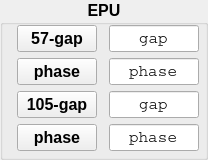
         <widget class="QGroupBox" name="groupBox_EPU">
          <property name="sizePolicy">
           <sizepolicy hsizetype="Preferred" vsizetype="Preferred">
            <horstretch>0</horstretch>
            <verstretch>0</verstretch>
           </sizepolicy>
          </property>
          <property name="font">
           <font>
            <pointsize>12</pointsize>
            <weight>75</weight>
            <bold>true</bold>
            <kerning>true</kerning>
           </font>
          </property>
          <property name="title">
           <string>EPU</string>
          </property>
          <property name="alignment">
           <set>Qt::AlignHCenter|Qt::AlignTop</set>
          </property>
          <widget class="QLineEdit" name="lineEdit_EPU57_gap">
           <property name="geometry">
            <rect>
             <x>109</x>
             <y>25</y>
             <width>90</width>
             <height>27</height>
            </rect>
           </property>
           <property name="sizePolicy">
            <sizepolicy hsizetype="Fixed" vsizetype="Fixed">
             <horstretch>0</horstretch>
             <verstretch>0</verstretch>
            </sizepolicy>
           </property>
           <property name="font">
            <font>
             <family>Courier</family>
             <pointsize>12</pointsize>
             <weight>50</weight>
             <bold>false</bold>
            </font>
           </property>
           <property name="statusTip">
            <string>optic 1</string>
           </property>
           <property name="whatsThis">
            <string>first optic title</string>
           </property>
           <property name="text">
            <string>gap</string>
           </property>
           <property name="alignment">
            <set>Qt::AlignCenter</set>
           </property>
          </widget>
          <widget class="QPushButton" name="pushButton_EPU57_gap">
           <property name="geometry">
            <rect>
             <x>17</x>
             <y>25</y>
             <width>80</width>
             <height>27</height>
            </rect>
           </property>
           <property name="sizePolicy">
            <sizepolicy hsizetype="Fixed" vsizetype="Fixed">
             <horstretch>0</horstretch>
             <verstretch>0</verstretch>
            </sizepolicy>
           </property>
           <property name="font">
            <font>
             <weight>75</weight>
             <bold>true</bold>
            </font>
           </property>
           <property name="text">
            <string>57-gap</string>
           </property>
          </widget>
          <widget class="QLineEdit" name="lineEdit_EPU57_phase">
           <property name="geometry">
            <rect>
             <x>109</x>
             <y>58</y>
             <width>90</width>
             <height>27</height>
            </rect>
           </property>
           <property name="sizePolicy">
            <sizepolicy hsizetype="Fixed" vsizetype="Fixed">
             <horstretch>0</horstretch>
             <verstretch>0</verstretch>
            </sizepolicy>
           </property>
           <property name="font">
            <font>
             <family>Courier</family>
             <pointsize>12</pointsize>
             <weight>50</weight>
             <bold>false</bold>
            </font>
           </property>
           <property name="statusTip">
            <string>optic 1</string>
           </property>
           <property name="whatsThis">
            <string>first optic title</string>
           </property>
           <property name="text">
            <string>phase</string>
           </property>
           <property name="alignment">
            <set>Qt::AlignCenter</set>
           </property>
          </widget>
          <widget class="QLineEdit" name="lineEdit_EPU105_gap">
           <property name="enabled">
            <bool>true</bool>
           </property>
           <property name="geometry">
            <rect>
             <x>109</x>
             <y>91</y>
             <width>90</width>
             <height>27</height>
            </rect>
           </property>
           <property name="sizePolicy">
            <sizepolicy hsizetype="Fixed" vsizetype="Fixed">
             <horstretch>0</horstretch>
             <verstretch>0</verstretch>
            </sizepolicy>
           </property>
           <property name="font">
            <font>
             <family>Courier</family>
             <pointsize>12</pointsize>
             <weight>50</weight>
             <bold>false</bold>
            </font>
           </property>
           <property name="statusTip">
            <string>optic 1</string>
           </property>
           <property name="whatsThis">
            <string>first optic title</string>
           </property>
           <property name="text">
            <string>gap</string>
           </property>
           <property name="frame">
            <bool>true</bool>
           </property>
           <property name="alignment">
            <set>Qt::AlignCenter</set>
           </property>
           <property name="clearButtonEnabled">
            <bool>false</bool>
           </property>
          </widget>
          <widget class="QPushButton" name="pushButton_EPU57_phase">
           <property name="geometry">
            <rect>
             <x>17</x>
             <y>58</y>
             <width>80</width>
             <height>27</height>
            </rect>
           </property>
           <property name="sizePolicy">
            <sizepolicy hsizetype="Fixed" vsizetype="Fixed">
             <horstretch>0</horstretch>
             <verstretch>0</verstretch>
            </sizepolicy>
           </property>
           <property name="font">
            <font>
             <weight>75</weight>
             <bold>true</bold>
            </font>
           </property>
           <property name="text">
            <string>phase</string>
           </property>
          </widget>
          <widget class="QPushButton" name="pushButton_EPU105_gap">
           <property name="geometry">
            <rect>
             <x>17</x>
             <y>91</y>
             <width>80</width>
             <height>27</height>
            </rect>
           </property>
           <property name="sizePolicy">
            <sizepolicy hsizetype="Fixed" vsizetype="Fixed">
             <horstretch>0</horstretch>
             <verstretch>0</verstretch>
            </sizepolicy>
           </property>
           <property name="font">
            <font>
             <weight>75</weight>
             <bold>true</bold>
            </font>
           </property>
           <property name="text">
            <string>105-gap</string>
           </property>
          </widget>
          <widget class="QPushButton" name="pushButton_EPU105_phase">
           <property name="geometry">
            <rect>
             <x>17</x>
             <y>124</y>
             <width>80</width>
             <height>27</height>
            </rect>
           </property>
           <property name="sizePolicy">
            <sizepolicy hsizetype="Fixed" vsizetype="Fixed">
             <horstretch>0</horstretch>
             <verstretch>0</verstretch>
            </sizepolicy>
           </property>
           <property name="font">
            <font>
             <weight>75</weight>
             <bold>true</bold>
            </font>
           </property>
           <property name="text">
            <string>phase</string>
           </property>
          </widget>
          <widget class="QLineEdit" name="lineEdit_EPU105_phase">
           <property name="enabled">
            <bool>true</bool>
           </property>
           <property name="geometry">
            <rect>
             <x>109</x>
             <y>124</y>
             <width>90</width>
             <height>27</height>
            </rect>
           </property>
           <property name="sizePolicy">
            <sizepolicy hsizetype="Fixed" vsizetype="Fixed">
             <horstretch>0</horstretch>
             <verstretch>0</verstretch>
            </sizepolicy>
           </property>
           <property name="font">
            <font>
             <family>Courier</family>
             <pointsize>12</pointsize>
             <weight>50</weight>
             <bold>false</bold>
            </font>
           </property>
           <property name="statusTip">
            <string>optic 1</string>
           </property>
           <property name="whatsThis">
            <string>first optic title</string>
           </property>
           <property name="text">
            <string>phase</string>
           </property>
           <property name="frame">
            <bool>true</bool>
           </property>
           <property name="alignment">
            <set>Qt::AlignCenter</set>
           </property>
          </widget>
         </widget>
